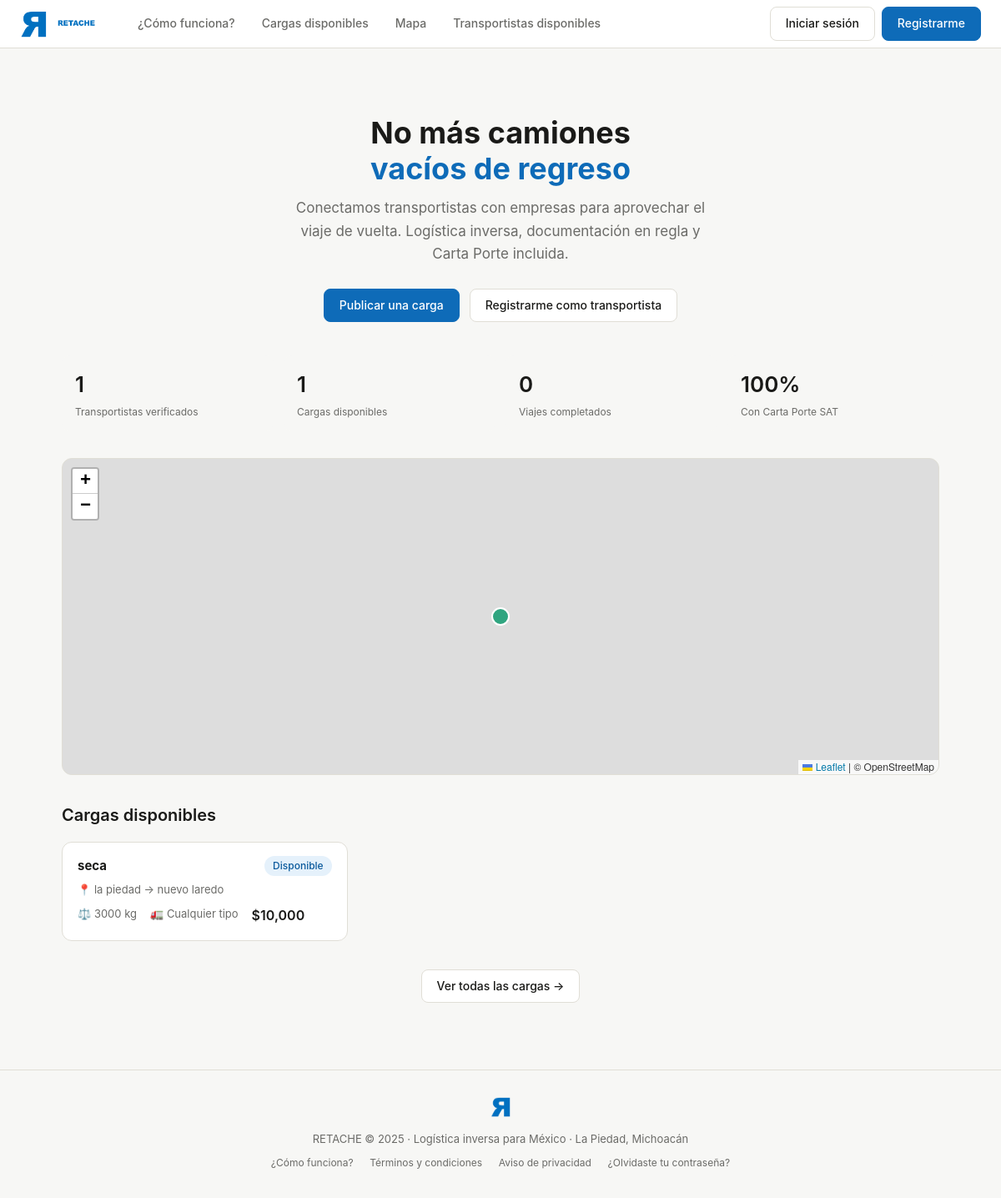
The page / on the database its author committed.
### models.py (models this page shows)
class Carga(Base):
    __tablename__ = "cargas"
    id = Column(Integer, primary_key=True, index=True)
    empresa_id = Column(Integer, ForeignKey("empresas.id"), nullable=False)
    transportista_id = Column(Integer, ForeignKey("transportistas.id"), nullable=True)
    titulo = Column(String(150), nullable=False)
    descripcion = Column(Text, nullable=True)
    tipo_mercancia = Column(String(100), nullable=False)
    peso_kg = Column(Float, nullable=False)
    volumen_m3 = Column(Float, nullable=True)
    requiere_refrigeracion = Column(Boolean, default=False)
    mercancia_peligrosa = Column(Boolean, default=False)
    origen_ciudad = Column(String(100), nullable=False)
    origen_estado = Column(String(50), nullable=False)
    origen_lat = Column(Float, nullable=True)
    origen_lng = Column(Float, nullable=True)
    destino_ciudad = Column(String(100), nullable=False)
    destino_estado = Column(String(50), nullable=False)
    destino_lat = Column(Float, nullable=True)
    destino_lng = Column(Float, nullable=True)
    fecha_recoleccion = Column(DateTime, nullable=False)
    fecha_entrega_estimada = Column(DateTime, nullable=True)
    tipo_vehiculo_requerido = Column(String(30), nullable=True)
    precio_ofrecido_mxn = Column(Float, nullable=False)
    precio_negociable = Column(Boolean, default=True)
    estado = Column(String(30), default=EstadoCarga.disponible)
    fecha_publicacion = Column(DateTime, server_default=func.now())
    fecha_asignacion = Column(DateTime, nullable=True)
    fecha_completada = Column(DateTime, nullable=True)
    carta_porte_generada = Column(Boolean, default=False)
    carta_porte_uuid = Column(String(100), nullable=True)
    carta_porte_xml = Column(Text, nullable=True)
    empresa = relationship("Empresa", back_populates="cargas_publicadas")
    transportista = relationship("Transportista", back_populates="cargas")
    mensajes = relationship("Mensaje", back_populates="carga")
    resenas = relationship("Resena", back_populates="carga")

### main.py (the view)
@app.get("/", response_class=HTMLResponse)
async def inicio(request: Request, db: Session = Depends(get_db)):
    total_transportistas = db.query(Transportista).filter(Transportista.activo == True).count()
    total_cargas = db.query(Carga).filter(Carga.estado == EstadoCarga.disponible).count()
    total_completados = db.query(Carga).filter(Carga.estado == EstadoCarga.completada).count()
    cargas_recientes = (
        db.query(Carga)
        .filter(Carga.estado == EstadoCarga.disponible)
        .order_by(Carga.fecha_publicacion.desc())
        .limit(6).all()
    )
    transportistas_activos = (
        db.query(Transportista)
        .filter(Transportista.activo == True, Transportista.disponible == True)
        .order_by(Transportista.calificacion_promedio.desc())
        .limit(4).all()
    )
    return templates.TemplateResponse("index.html", contexto(request, db,
        total_transportistas=total_transportistas,
        total_cargas=total_cargas,
        total_completados=total_completados,
        cargas_recientes=cargas_recientes,
        transportistas_activos=transportistas_activos,
    ))

### templates/index.html (shortened to what this page needs)
{% extends "base.html" %}
{% block head_extra %}
<link rel="stylesheet" href="https://unpkg.com/leaflet@1.9.4/dist/leaflet.css"/>
{% endblock %}
{% block content %}
<div class="hero">
  <h1>No más camiones<br><span>vacíos de regreso</span></h1>
  <p>Conectamos transportistas con empresas para aprovechar el viaje de vuelta. Logística inversa, documentación en regla y Carta Porte incluida.</p>
  <div class="hero-btns">
    <a href="/empresas/registro" class="btn btn-primary">Publicar una carga</a>
    <a href="/transportistas/registro" class="btn">Registrarme como transportista</a>
  </div>
</div>
<div class="stats-grid" style="margin-bottom:32px;">
  <div class="stat-card"><div class="stat-num">{{ total_transportistas }}</div><div class="stat-label">Transportistas verificados</div></div>
  <div class="stat-card"><div class="stat-num">{{ total_cargas }}</div><div class="stat-label">Cargas disponibles</div></div>
  <div class="stat-card"><div class="stat-num">{{ total_completados }}</div><div class="stat-label">Viajes completados</div></div>
  <div class="stat-card"><div class="stat-num">100%</div><div class="stat-label">Con Carta Porte SAT</div></div>
</div>
<div id="mapa"></div>
<h2 style="font-size:20px; font-weight:600; margin-bottom:16px;">Cargas disponibles</h2>
<div class="grid-cargas">
  {% for carga in cargas_recientes %}
  <a href="/cargas/{{ carga.id }}" style="text-decoration:none;">
    <div class="carga-card">
      <div style="display:flex; justify-content:space-between; margin-bottom:6px;">
        <strong style="color:var(--texto);">{{ carga.tipo_mercancia }}</strong>
        <span class="badge badge-verde">Disponible</span>
      </div>
      <div style="font-size:13px; color:var(--texto-suave); margin-bottom:8px;">📍 {{ carga.origen_ciudad }} → {{ carga.destino_ciudad }}</div>
      <div class="carga-meta">
        <span>⚖️ {{ carga.peso_kg | int }} kg</span>
        <span>🚛 {{ carga.tipo_vehiculo_requerido or 'Cualquier tipo' }}</span>
        <span class="carga-precio">${{ "{:,.0f}".format(carga.precio_ofrecido_mxn) }}</span>
      </div>
    </div>
  </a>
  {% else %}
  <div style="grid-column:1/-1; text-align:center; padding:32px; color:var(--texto-suave);">
   Pronto habrá cargas disponibles. <a href="/empresas/registro" class="btn btn-primary">Publicar una carga →</a>
  </div>
  {% endfor %}
</div>
{% if cargas_recientes %}<div style="text-align:center; margin-top:24px;"><a href="/cargas" class="btn">Ver todas las cargas →</a></div>{% endif %}
{% endblock %}

### templates/base.html (style rules this page uses)
*, *::before, *::after { box-sizing: border-box; margin: 0; padding: 0; }
:root { --verde: #0E6BB8; --verde-claro: #1481D9; --verde-bg: #E5F1FB; --gris-bg: #F7F7F5; --gris-borde: #E0DED6; --texto: #1A1A18; --texto-suave: #6B6B68; --amber: #BA7517; --amber-bg: #FAEEDA; --rojo-bg: #FCEBEB; --rojo: #A32D2D; --azul: #0E6BB8; --azul-bg: #E5F1FB; }
body { font-family: -apple-system, BlinkMacSystemFont, 'Segoe UI', sans-serif; background: var(--gris-bg); color: var(--texto); font-size: 15px; line-height: 1.6; }
a { color: var(--verde); text-decoration: none; }
.btn { display: inline-flex; align-items: center; gap: 6px; padding: 8px 18px; border-radius: 8px; font-size: 14px; font-weight: 500; cursor: pointer; border: 1px solid var(--gris-borde); background: #fff; color: var(--texto); transition: all .15s; text-decoration: none; }
.btn-primary { background: var(--verde); color: #fff; border-color: var(--verde); }
.badge { display: inline-block; padding: 2px 10px; border-radius: 20px; font-size: 12px; font-weight: 500; }
.badge-verde { background: var(--verde-bg); color: #0B5A9C; }
.stats-grid { display: grid; grid-template-columns: repeat(auto-fit, minmax(160px, 1fr)); gap: 12px; }
.stat-card { background: var(--gris-bg); border-radius: 10px; padding: 14px 16px; }
.stat-num { font-size: 26px; font-weight: 600; color: var(--texto); }
.stat-label { font-size: 12px; color: var(--texto-suave); margin-top: 2px; }
.carga-card { background: #fff; border: 1px solid var(--gris-borde); border-radius: 12px; padding: 16px 18px; margin-bottom: 10px; transition: border-color .15s, box-shadow .15s; cursor: pointer; }
.carga-meta { display: flex; gap: 16px; font-size: 13px; color: var(--texto-suave); margin-top: 8px; flex-wrap: wrap; }
.carga-precio { font-weight: 600; font-size: 16px; color: var(--texto); }

### templates/index.html (style rules this page uses)
.hero { text-align: center; padding: 48px 0 40px; }
.hero h1 { font-size: 36px; font-weight: 700; line-height: 1.2; margin-bottom: 12px; }
.hero h1 span { color: var(--verde); }
.hero p { font-size: 17px; color: var(--texto-suave); max-width: 520px; margin: 0 auto 28px; }
.hero-btns { display: flex; gap: 12px; justify-content: center; flex-wrap: wrap; }
#mapa { height: 380px; border-radius: 12px; border: 1px solid var(--gris-borde); margin: 32px 0; }
.grid-cargas { display: grid; grid-template-columns: repeat(auto-fill, minmax(300px, 1fr)); gap: 12px; }

### rows shown on the page
Carga: tipo_mercancia "seca", origen_ciudad "la piedad", destino_ciudad "nuevo laredo", peso_kg "3000", tipo_vehiculo_requerido "Cualquier tipo", precio_ofrecido_mxn "10,000"

### other values the page prints
{{ total_transportistas }} "1"
{{ total_cargas }} "1"
{{ total_completados }} "0"
